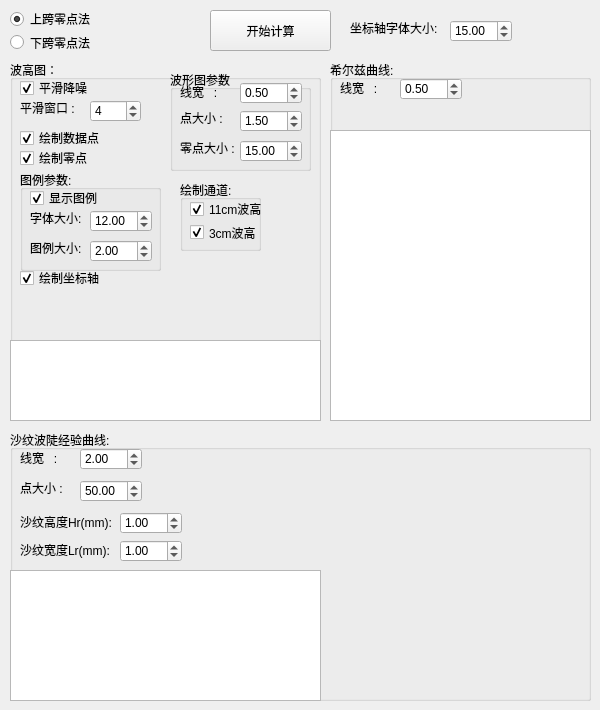
   <widget class="QWidget" name="tab_5">
    <attribute name="title">
     <string>实验5</string>
    </attribute>
    <widget class="QPushButton" name="StartProc_sy5">
     <property name="geometry">
      <rect>
       <x>210</x>
       <y>10</y>
       <width>121</width>
       <height>41</height>
      </rect>
     </property>
     <property name="text">
      <string>开始计算</string>
     </property>
    </widget>
    <widget class="QWidget" name="verticalLayoutWidget_14">
     <property name="geometry">
      <rect>
       <x>10</x>
       <y>10</y>
       <width>160</width>
       <height>41</height>
      </rect>
     </property>
     <layout class="QVBoxLayout" name="verticalLayout_14">
      <item>
       <widget class="QRadioButton" name="shangkua_Radiobtn_sy5">
        <property name="text">
         <string>上跨零点法</string>
        </property>
        <property name="checked">
         <bool>true</bool>
        </property>
       </widget>
      </item>
      <item>
       <widget class="QRadioButton" name="xiakua_Radiobtn_sy5">
        <property name="text">
         <string>下跨零点法</string>
        </property>
       </widget>
      </item>
     </layout>
    </widget>
    <widget class="QGroupBox" name="groupBox_34">
     <property name="geometry">
      <rect>
       <x>10</x>
       <y>60</y>
       <width>311</width>
       <height>361</height>
      </rect>
     </property>
     <property name="title">
      <string>波高图：</string>
     </property>
     <widget class="QCheckBox" name="checkBox_sy5_bDrawPoints">
      <property name="geometry">
       <rect>
        <x>10</x>
        <y>70</y>
        <width>81</width>
        <height>16</height>
       </rect>
      </property>
      <property name="text">
       <string>绘制数据点</string>
      </property>
      <property name="checked">
       <bool>true</bool>
      </property>
     </widget>
     <widget class="QCheckBox" name="checkBox_sy5_bSmoothData">
      <property name="geometry">
       <rect>
        <x>10</x>
        <y>20</y>
        <width>68</width>
        <height>16</height>
       </rect>
      </property>
      <property name="text">
       <string>平滑降噪</string>
      </property>
      <property name="checked">
       <bool>true</bool>
      </property>
     </widget>
     <widget class="QGroupBox" name="groupBox_35">
      <property name="geometry">
       <rect>
        <x>160</x>
        <y>10</y>
        <width>141</width>
        <height>101</height>
       </rect>
      </property>
      <property name="title">
       <string>波形图参数</string>
      </property>
      <property name="flat">
       <bool>false</bool>
      </property>
      <widget class="QLabel" name="label_87">
       <property name="geometry">
        <rect>
         <x>10</x>
         <y>14</y>
         <width>71</width>
         <height>16</height>
        </rect>
       </property>
       <property name="text">
        <string>线宽   : </string>
       </property>
      </widget>
      <widget class="QDoubleSpinBox" name="sy5_waveformLineWidth">
       <property name="geometry">
        <rect>
         <x>70</x>
         <y>12</y>
         <width>62</width>
         <height>22</height>
        </rect>
       </property>
       <property name="singleStep">
        <double>0.100000000000000</double>
       </property>
       <property name="value">
        <double>0.500000000000000</double>
       </property>
      </widget>
      <widget class="QDoubleSpinBox" name="sy5_waveformPointsScale">
       <property name="geometry">
        <rect>
         <x>70</x>
         <y>40</y>
         <width>62</width>
         <height>22</height>
        </rect>
       </property>
       <property name="singleStep">
        <double>0.100000000000000</double>
       </property>
       <property name="value">
        <double>1.500000000000000</double>
       </property>
      </widget>
      <widget class="QLabel" name="label_88">
       <property name="geometry">
        <rect>
         <x>10</x>
         <y>40</y>
         <width>71</width>
         <height>16</height>
        </rect>
       </property>
       <property name="text">
        <string>点大小 : </string>
       </property>
      </widget>
      <widget class="QDoubleSpinBox" name="sy5_waveformZeroPointsScale">
       <property name="geometry">
        <rect>
         <x>70</x>
         <y>70</y>
         <width>62</width>
         <height>22</height>
        </rect>
       </property>
       <property name="singleStep">
        <double>1.000000000000000</double>
       </property>
       <property name="value">
        <double>15.000000000000000</double>
       </property>
      </widget>
      <widget class="QLabel" name="label_89">
       <property name="geometry">
        <rect>
         <x>10</x>
         <y>70</y>
         <width>71</width>
         <height>16</height>
        </rect>
       </property>
       <property name="text">
        <string>零点大小 : </string>
       </property>
      </widget>
     </widget>
     <widget class="QCheckBox" name="checkBox_sy5_bDrawZeroPoints">
      <property name="geometry">
       <rect>
        <x>10</x>
        <y>90</y>
        <width>81</width>
        <height>16</height>
       </rect>
      </property>
      <property name="text">
       <string>绘制零点</string>
      </property>
      <property name="checked">
       <bool>true</bool>
      </property>
     </widget>
     <widget class="QGroupBox" name="groupBox_37">
      <property name="geometry">
       <rect>
        <x>10</x>
        <y>110</y>
        <width>141</width>
        <height>101</height>
       </rect>
      </property>
      <property name="title">
       <string>图例参数:</string>
      </property>
      <widget class="QLabel" name="label_90">
       <property name="geometry">
        <rect>
         <x>10</x>
         <y>40</y>
         <width>71</width>
         <height>16</height>
        </rect>
       </property>
       <property name="text">
        <string>字体大小: </string>
       </property>
      </widget>
      <widget class="QDoubleSpinBox" name="sy5_waveformFontSize">
       <property name="geometry">
        <rect>
         <x>70</x>
         <y>40</y>
         <width>62</width>
         <height>22</height>
        </rect>
       </property>
       <property name="singleStep">
        <double>0.500000000000000</double>
       </property>
       <property name="value">
        <double>12.000000000000000</double>
       </property>
      </widget>
      <widget class="QLabel" name="label_91">
       <property name="geometry">
        <rect>
         <x>10</x>
         <y>70</y>
         <width>71</width>
         <height>16</height>
        </rect>
       </property>
       <property name="text">
        <string>图例大小: </string>
       </property>
      </widget>
      <widget class="QDoubleSpinBox" name="sy5_MarkerSize">
       <property name="geometry">
        <rect>
         <x>70</x>
         <y>70</y>
         <width>62</width>
         <height>22</height>
        </rect>
       </property>
       <property name="singleStep">
        <double>0.100000000000000</double>
       </property>
       <property name="value">
        <double>2.000000000000000</double>
       </property>
      </widget>
      <widget class="QCheckBox" name="checkBox_sy5_bDrawLegend">
       <property name="geometry">
        <rect>
         <x>10</x>
         <y>20</y>
         <width>81</width>
         <height>16</height>
        </rect>
       </property>
       <property name="text">
        <string>显示图例</string>
       </property>
       <property name="checked">
        <bool>true</bool>
       </property>
      </widget>
     </widget>
     <widget class="QCheckBox" name="checkBox_sy5_bDrawAxis">
      <property name="geometry">
       <rect>
        <x>10</x>
        <y>210</y>
        <width>81</width>
        <height>16</height>
       </rect>
      </property>
      <property name="text">
       <string>绘制坐标轴</string>
      </property>
      <property name="checked">
       <bool>true</bool>
      </property>
     </widget>
     <widget class="QTextEdit" name="sy5_WaveFormOut">
      <property name="geometry">
       <rect>
        <x>0</x>
        <y>280</y>
        <width>311</width>
        <height>81</height>
       </rect>
      </property>
      <property name="font">
       <font>
        <pointsize>6</pointsize>
       </font>
      </property>
      <property name="readOnly">
       <bool>true</bool>
      </property>
     </widget>
     <widget class="QGroupBox" name="groupBox_33">
      <property name="geometry">
       <rect>
        <x>170</x>
        <y>120</y>
        <width>81</width>
        <height>71</height>
       </rect>
      </property>
      <property name="title">
       <string>绘制通道:</string>
      </property>
      <widget class="QWidget" name="verticalLayoutWidget_15">
       <property name="geometry">
        <rect>
         <x>10</x>
         <y>20</y>
         <width>81</width>
         <height>41</height>
        </rect>
       </property>
       <layout class="QVBoxLayout" name="verticalLayout_15">
        <item>
         <widget class="QCheckBox" name="checkBox_sy5_ch_1">
          <property name="text">
           <string>11cm波高</string>
          </property>
          <property name="checked">
           <bool>true</bool>
          </property>
         </widget>
        </item>
        <item>
         <widget class="QCheckBox" name="checkBox_sy5_ch_2">
          <property name="text">
           <string>3cm波高</string>
          </property>
          <property name="checked">
           <bool>true</bool>
          </property>
         </widget>
        </item>
       </layout>
      </widget>
     </widget>
     <widget class="QLabel" name="label_85">
      <property name="geometry">
       <rect>
        <x>10</x>
        <y>40</y>
        <width>71</width>
        <height>16</height>
       </rect>
      </property>
      <property name="text">
       <string>平滑窗口 : </string>
      </property>
     </widget>
     <widget class="QSpinBox" name="spinBox_smoothWindowSize_sy5">
      <property name="geometry">
       <rect>
        <x>80</x>
        <y>40</y>
        <width>51</width>
        <height>22</height>
       </rect>
      </property>
      <property name="value">
       <number>4</number>
      </property>
     </widget>
    </widget>
    <widget class="QDoubleSpinBox" name="sy5_AxisFontSize">
     <property name="geometry">
      <rect>
       <x>450</x>
       <y>20</y>
       <width>62</width>
       <height>22</height>
      </rect>
     </property>
     <property name="singleStep">
      <double>0.500000000000000</double>
     </property>
     <property name="value">
      <double>15.000000000000000</double>
     </property>
    </widget>
    <widget class="QLabel" name="label_102">
     <property name="geometry">
      <rect>
       <x>350</x>
       <y>20</y>
       <width>91</width>
       <height>16</height>
      </rect>
     </property>
     <property name="text">
      <string>坐标轴字体大小: </string>
     </property>
    </widget>
    <widget class="QGroupBox" name="groupBox_39">
     <property name="geometry">
      <rect>
       <x>330</x>
       <y>60</y>
       <width>261</width>
       <height>361</height>
      </rect>
     </property>
     <property name="title">
      <string>希尔兹曲线:</string>
     </property>
     <widget class="QLabel" name="label_103">
      <property name="geometry">
       <rect>
        <x>10</x>
        <y>20</y>
        <width>71</width>
        <height>16</height>
       </rect>
      </property>
      <property name="text">
       <string>线宽   : </string>
      </property>
     </widget>
     <widget class="QDoubleSpinBox" name="sy5_XierziLineWidth">
      <property name="geometry">
       <rect>
        <x>70</x>
        <y>18</y>
        <width>62</width>
        <height>22</height>
       </rect>
      </property>
      <property name="singleStep">
       <double>0.100000000000000</double>
      </property>
      <property name="value">
       <double>0.500000000000000</double>
      </property>
     </widget>
     <widget class="QTextEdit" name="sy5_XierziOut">
      <property name="geometry">
       <rect>
        <x>0</x>
        <y>70</y>
        <width>261</width>
        <height>291</height>
       </rect>
      </property>
      <property name="font">
       <font>
        <pointsize>6</pointsize>
       </font>
      </property>
      <property name="readOnly">
       <bool>true</bool>
      </property>
     </widget>
    </widget>
    <widget class="QGroupBox" name="groupBox_40">
     <property name="geometry">
      <rect>
       <x>10</x>
       <y>430</y>
       <width>581</width>
       <height>271</height>
      </rect>
     </property>
     <property name="title">
      <string>沙纹波陡经验曲线:</string>
     </property>
     <widget class="QLabel" name="label_104">
      <property name="geometry">
       <rect>
        <x>10</x>
        <y>20</y>
        <width>71</width>
        <height>16</height>
       </rect>
      </property>
      <property name="text">
       <string>线宽   : </string>
      </property>
     </widget>
     <widget class="QDoubleSpinBox" name="sy5_ShawenLineWidth">
      <property name="geometry">
       <rect>
        <x>70</x>
        <y>18</y>
        <width>62</width>
        <height>22</height>
       </rect>
      </property>
      <property name="singleStep">
       <double>0.100000000000000</double>
      </property>
      <property name="value">
       <double>2.000000000000000</double>
      </property>
     </widget>
     <widget class="QLabel" name="label_105">
      <property name="geometry">
       <rect>
        <x>10</x>
        <y>84</y>
        <width>91</width>
        <height>16</height>
       </rect>
      </property>
      <property name="text">
       <string>沙纹高度Hr(mm): </string>
      </property>
     </widget>
     <widget class="QDoubleSpinBox" name="sy5_ShawenHr">
      <property name="geometry">
       <rect>
        <x>110</x>
        <y>82</y>
        <width>62</width>
        <height>22</height>
       </rect>
      </property>
      <property name="singleStep">
       <double>0.010000000000000</double>
      </property>
      <property name="stepType">
       <enum>QAbstractSpinBox::DefaultStepType</enum>
      </property>
      <property name="value">
       <double>1.000000000000000</double>
      </property>
     </widget>
     <widget class="QLabel" name="label_106">
      <property name="geometry">
       <rect>
        <x>10</x>
        <y>112</y>
        <width>91</width>
        <height>16</height>
       </rect>
      </property>
      <property name="text">
       <string>沙纹宽度Lr(mm): </string>
      </property>
     </widget>
     <widget class="QDoubleSpinBox" name="sy5_ShawenLr">
      <property name="geometry">
       <rect>
        <x>110</x>
        <y>110</y>
        <width>62</width>
        <height>22</height>
       </rect>
      </property>
      <property name="singleStep">
       <double>0.010000000000000</double>
      </property>
      <property name="value">
       <double>1.000000000000000</double>
      </property>
     </widget>
     <widget class="QLabel" name="label_107">
      <property name="geometry">
       <rect>
        <x>10</x>
        <y>50</y>
        <width>71</width>
        <height>16</height>
       </rect>
      </property>
      <property name="text">
       <string>点大小 : </string>
      </property>
     </widget>
     <widget class="QDoubleSpinBox" name="sy5_ShawenPointsScale">
      <property name="geometry">
       <rect>
        <x>70</x>
        <y>50</y>
        <width>62</width>
        <height>22</height>
       </rect>
      </property>
      <property name="maximum">
       <double>999.000000000000000</double>
      </property>
      <property name="singleStep">
       <double>1.000000000000000</double>
      </property>
      <property name="value">
       <double>50.000000000000000</double>
      </property>
     </widget>
     <widget class="QTextEdit" name="sy5_ShawenOut">
      <property name="geometry">
       <rect>
        <x>0</x>
        <y>140</y>
        <width>311</width>
        <height>131</height>
       </rect>
      </property>
      <property name="font">
       <font>
        <pointsize>6</pointsize>
       </font>
      </property>
      <property name="readOnly">
       <bool>true</bool>
      </property>
     </widget>
    </widget>
   </widget>
